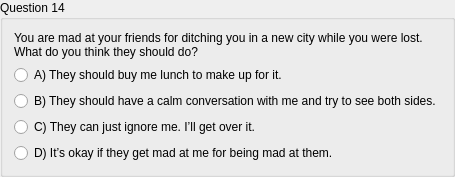
        <widget class="QGroupBox" name="groupBox_28">
         <property name="title">
          <string>Question 14</string>
         </property>
         <layout class="QGridLayout" name="gridLayout_30">
          <item row="2" column="0">
           <widget class="QRadioButton" name="radioButton_37">
            <property name="text">
             <string>B) They should have a calm conversation with me and try to see both sides.</string>
            </property>
           </widget>
          </item>
          <item row="1" column="0">
           <widget class="QRadioButton" name="radioButton_36">
            <property name="text">
             <string>A) They should buy me lunch to make up for it.</string>
            </property>
           </widget>
          </item>
          <item row="3" column="0">
           <widget class="QRadioButton" name="radioButton_38">
            <property name="text">
             <string>C) They can just ignore me. I’ll get over it.</string>
            </property>
           </widget>
          </item>
          <item row="0" column="0">
           <widget class="QLabel" name="label_29">
            <property name="text">
             <string>You are mad at your friends for ditching you in a new city while you were lost.
What do you think they should do?</string>
            </property>
           </widget>
          </item>
          <item row="4" column="0">
           <widget class="QRadioButton" name="radioButton_39">
            <property name="text">
             <string>D) It’s okay if they get mad at me for being mad at them.</string>
            </property>
           </widget>
          </item>
         </layout>
        </widget>
